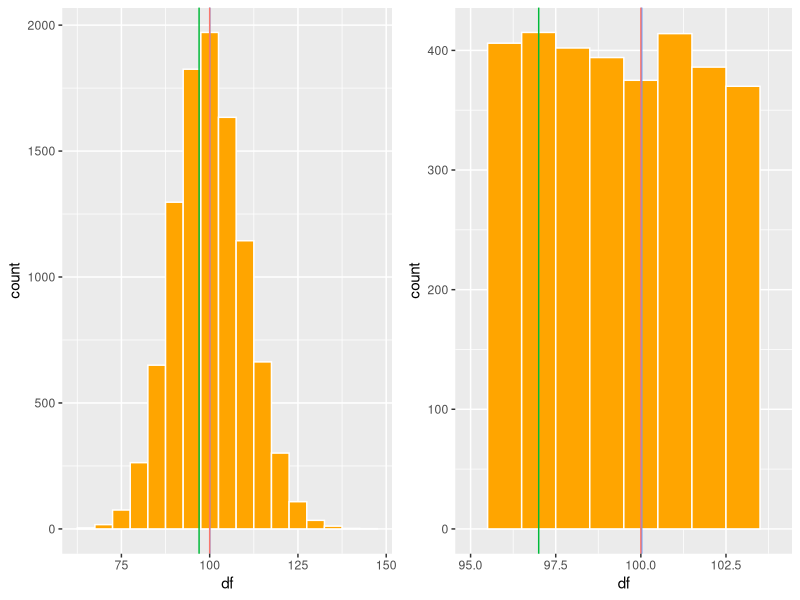
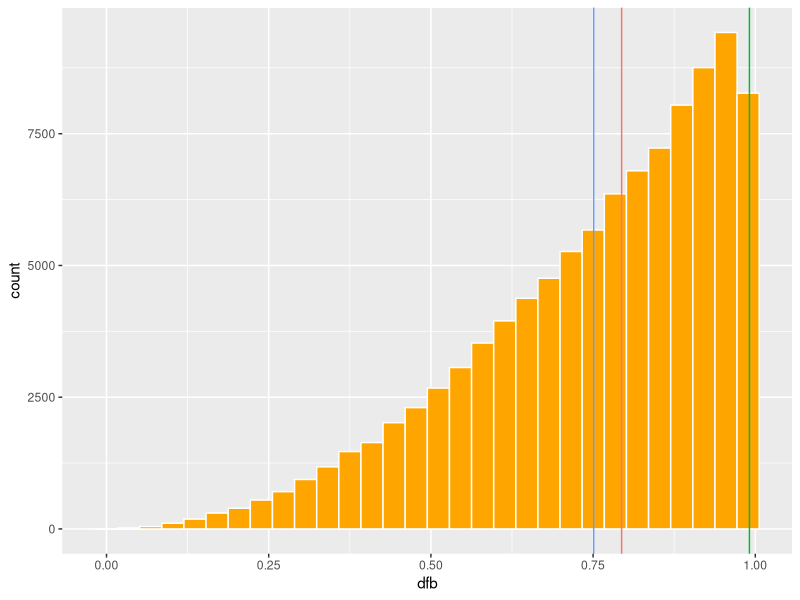

Write R code to recreate these figures, in order. (Note: this script raises an error after producing the figures.)
## ---- chunk 1
knitr::opts_chunk$set(echo = TRUE, warning=FALSE, message = FALSE)
## ---- chunk 2

Sys.Date()
## ---- chunk 3
library(ggplot2)
library(Hmisc)
library(gridExtra) # Un paquete para organizar las figuras de ggplot2
## ---- chunk 4
x=c(0,1,2,3,4,5,6,7,8,9,10)

mean(x)

## ---- chunk 5
x=c(0,1,2,3,4,5,6,7,8,9,1000)

mean(x)

## ---- chunk 6
b=c(247,0,3,43626,26,23,1,2,4,5,24,6,7)
b=sort(b)
b
median(b)
## ---- chunk 7
b=c(247,0,3,43626,26,23,1,2,4,5,24,6,7,7)
b=sort(b)
b
median(b)
## ---- chunk 8
# install.packages("devtools")
#devtools::install_github("paulponcet/modeest")
## ---- chunk 9
library(modeest)
## ---- chunk 10
mfv(b)
## ---- chunk 11
df=rpois(10000, 100)
df=data.frame(df)
## ---- chunk 12

mean(df$df)
median(df$df)
mfv(df$df)
## ---- chunk 13

mea=mean(df$df)
med=median(df$df)
mod=mfv(df$df)




a=ggplot(df, aes(df ))+
  geom_histogram(fill="orange", colour="white", binwidth = 5)+
  geom_vline(aes(xintercept = mea, colour="red"))+
  geom_vline(aes(xintercept = med, colour="blue"))+
  geom_vline(aes(xintercept = mod, colour="green"))+
  theme(legend.position = "none")

b=ggplot(df, aes(df ))+
  geom_histogram(fill="orange", colour="white", binwidth = 1)+
  geom_vline(aes(xintercept = mea, colour="red"))+
  geom_vline(aes(xintercept = med, colour="blue"))+
  geom_vline(aes(xintercept = mod, colour="green"))+
  xlim(95,104)+
  theme(legend.position = "none")


grid.arrange(a,b, ncol=2)
## ---- chunk 14
dfb= round(rbeta(100000, 3,1, ncp = 0),3)
dfb=data.frame(dfb)

dfbb= round(rbeta(100000, 1,3, ncp = 0),3)
dfbb=data.frame(dfbb)

## ---- chunk 15
mea=mean(dfb$dfb)
med=median(dfb$dfb)
mod=mfv(dfb$dfb)
mod

meab=mean(dfbb$dfbb)
medb=median(dfbb$dfbb)
modb=mfv(dfbb$dfbb)


ggplot(dfb, aes(dfb))+
  geom_histogram(fill="orange", colour="white")+
  geom_vline(aes(xintercept = mea, colour="red"))+
  geom_vline(aes(xintercept = med, colour="black"))+
  geom_vline(aes(xintercept = mod, colour="green"))+
  theme(legend.position = "none")

d=ggplot(dfbb, aes(dfbb ))+
  geom_histogram(fill="orange", colour="white")+
  geom_vline(aes(xintercept = meab, colour="red"))+
  geom_vline(aes(xintercept = medb, colour="black"))+
  geom_vline(aes(xintercept = modb, colour="green"))+
  theme(legend.position = "none")

grid.arrange(c,d, ncol=2)
